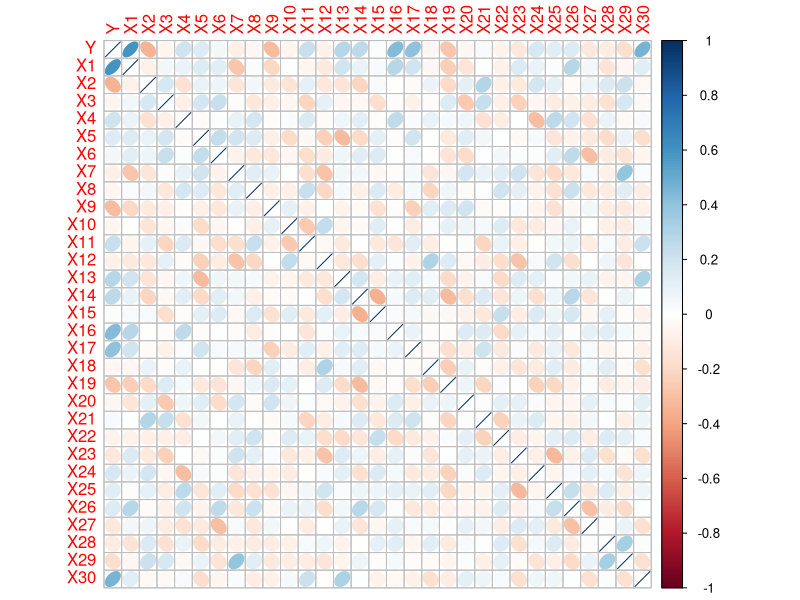

This figure's R source: (Note: this script raises an error after producing the figure.)
#--- Set-up ---
setwd("C:/Users/franc/Desktop/UNI/2 - Data science/homework")  # usato per cambiare la directory di lavoro
dataset <- read.csv("Regression2024.csv") # nella variabile dataset ora è contenuto il file .csv specificato come parametro
head(dataset)  # Mostra le prime righe
names(dataset) # Restituisce i nomi delle voci contenute nel dataset
sink(file='raw_output_analysis.txt')

if (!dir.exists("graphs")) {
  dir.create("graphs")
}


set.seed(180103)
n <- nrow(dataset)
train_size <- floor(0.8 * n)
# scegliamo un numero train_size casuale di numeri da 1 a n
train_indices <- sample(seq_len(n), size = train_size)

train_set <- dataset[train_indices, ]
test_set <- dataset[-train_indices, ]

x_test = model.matrix(Y~., test_set)[,-1]
y_test = test_set$Y

cat("============================================================\n")
cat("            REGRESSION ANALYSIS REPORT\n")
cat("------------------------------------------------------------\n")
cat("Working Directory:", getwd(), "\n")
cat("Dataset: Regression2024.csv\n")
cat("============================================================\n\n")


# ----------------------------------------------------------------PUNTO A -> concluso-----------------------------------------------------------
cat("\n------------------ A. CORRELATION ANALYSIS ------------------\n\n")

# --- Calcolo e valutazione della Correlazione ---
# Correlazione: misura l'associazione lineare tra due variabili e varia tra -1, massima correlazione negativa, ed 1, massima correlazione positiva

# le istruzioni successive calcolano e visualizzano la matrice di correlazione
corDataset <- round(cor(dataset), digits =2)
View(corDataset)

# per leggere le correlazioni installo l'apposito pacchetto
#install.packages("corrplot")
library(corrplot) # istruzione per importare il package scaricato 

#invisible(dev.new()) # corrisponde al figure in Matlab, apre una nuova finestra di lavoro
png("graphs/corrplot_matrice.png", width = 800, height = 600)

# Il comando successivo visualizza la matrice di correlazione con un grafico che utilizza ellissi per rappresentare la forza e la direzione della correlazione:
# Ellissi strette e inclinate verso destra: correlazione positiva forte.
# Ellissi strette e inclinate verso sinistra: correlazione negativa forte.
# Cerchio perfetto: correlazione vicina a 0 (nessuna relazione lineare).
# Colori:
# Blu scuro: correlazioni positive.
# Rosso scuro: correlazioni negative.
# In sostanza in questo grafico il colore oppure la forma + la direzione ci danno la stessa informazione
corrplot(corDataset, method = 'ellipse')  # va bene che ci sia anche la Y perchè la matrice è di CORRELAZIONE, non di collinearità, 
#e quindi può avere senso visualizzare anche la Y
dev.off()

# DAI VARI VALORI DI CORRELAZIONE, SCRIVIAMO IL VALORE MEDIO DELLE CORRELAZIONI, IL MAX E QUELLI CHE SONO PROBLEMATICI QUINDI il cui valore assoluto è >0.5
# La riga successiva calcola il valore medio delle correlazioni: richiamo sulla matrice triangolare inferiore, escludendo la diagonale, la funzione di media
average_correlation <- mean(corDataset[lower.tri(corDataset, diag = FALSE)])
cat("Average absolute correlation (excluding diagonal):\n")
cat("  → ", round(average_correlation, 3), "\n\n")
# la correlazione media non sembra problematica

#install.packages("reshape2")
library(reshape2)

mat_change_diag <- corDataset # copio la matrice così da non modificare l'originale
mat_change_diag <- abs(mat_change_diag) # calcolo il valore assoluto dei valori nella matrice copiata così da calcolare agevolmente i valori max
mat_change_diag[lower.tri(mat_change_diag, diag = TRUE)] <- NA # sulla matrice triangolare inferiore e sulla diagonale setta come valori NA poichè 
# sulla diagonale principale i valori sono sempre 1 e la matrice in questione è simmetrica

cor_melted <- melt(mat_change_diag, na.rm = TRUE) # Converte la matrice in un data frame con tre colonne: Var1, Var2, e value
# Creiamo un vettore associativo (named vector)
# il comando paste combina Var1 e Var2 - rispettivamente righe e colonne - in un unico nome, separato da "_"
# il vettore associativo avrà valore corrispondente alle correlazioni, e nome corrispondente a quello creato con paste
cor_vector <- setNames(cor_melted$value, paste(cor_melted$Var1, cor_melted$Var2, sep = "_"))

cat("Maximum correlation:\n") # si procede alla stampa dell'etichetta e del valore del massimo del vettore delle correlazioni
print(round(cor_vector[which.max(cor_vector)], 3))
# il valore della massima correlazione risulta non problematico in quanto coinvolge un regressore e la variabile dipendente
# quindi è di fatto positivo che ci sia una correlazione rilevante

cat("\nCorrelations with absolute value > 0.5:\n") # si procede alla stampa di tutte le correlazioni maggiori di 0.5 in valore assoluto
if (length(cor_vector[cor_vector > 0.5]) > 0) {
  print(round(cor_vector[cor_vector > 0.5], 3))
} else {
  cat("  → None detected\n")
}
# risulta presente solo una correlazione in modulo maggiore di 0.5, la stessa identificata come massimo.
# Si conclude che tutte le correlazioni sono di bassa rilevanza e l'unica più importante, da un punto di vista numerico,
# è tra un regressore e la variabile dipendente ed è quindi benefica allo scopo dell'apprendimento statistico

# --- Calcolo e valutazione della Multicollinearità ---
cat("\n----------------- A. MULTICOLLINEARITY (VIF) ----------------\n\n")
# Multicollinearità: alta correlazione tra diverse variabili indipendenti
# install.packages("car") # si scarica la libreria per la collinearità
library(car) # si aggiunge suddetta libreria all'ambiente di lavoro

fit = lm(Y~., data=dataset)
vif = vif(fit) # misura la multicollinearità, non valuta le variabili dipendenti nel calcolo
#Sono tutte al di sotto del 3 e dunque non è un problema
vif
# CODICE PER CALCOLARE VALORE MAX, MEDIO E IL NUMERO DI VALORI SUPERIORI DI 5 e 10 NELLA COLLINEARITA'
# calcoliamo massimo minimo e medio VIF
x_max_vif <- which.max(vif)  # nella variabile x_max_vif restituisce direttamente l'indice del regressore a cui si trova la max collinearità
vif_max   <- vif[x_max_vif]  # restituisce, nella variabile vif_max, il valore associato all'indice x_max_vif nel vettore vif

x_min_vif <- which.min(vif)   # nella variabile x_min_vif restituisce direttamente l'indice del regressore a cui si trova la min collinearità
vif_min   <- vif[x_min_vif]   # restituisce, nella variabile vif_min, il valore associato all'indice x_min_vif nel vettore vif

vif_mean  <- mean(vif) # nella variabile vif_mean salvo il valore medio del vettore vif

# valori soglia di VIF 
vif_maggiori_5 <- vif[vif > 5] # vif_maggiori_5 è un array che contiene tutti gli elementi di vif maggiori di 5
cat("Max VIF:", round(vif_max, 2), " →", names(vif_max), "\n")
cat("Min VIF:", round(vif_min, 2), " →", names(vif_min), "\n")
cat("Mean VIF:", round(vif_mean, 2), "\n")
cat("Number of variables with VIF > 5:", length(vif_maggiori_5), "\n")
#Non sono presenti valori maggiori di 5, questo insieme all'analisi del valore medio, massimo e minimo
#suggerisce che la multicollinearità non è un problema in questo specifico problema

# ---------------------------------------------------------------- PUNTO B ----------------------------------------------------------------
cat("\n-------------------- B. OLS ESTIMATION ----------------------\n\n")
cat("Estimated coefficients (Beta hats):\n")
# calcolo delle beta cappello
Y <- as.matrix(train_set$Y)
X <- as.matrix(cbind(1, train_set[, !(names(train_set) %in% "Y")]))
B <- solve(t(X) %*% X) %*% (t(X) %*% Y)
B

x = X[,-1]
y = Y

# calcolo del p-value
s2 <- (sum((Y - X %*% B)^2))/(nrow(X) - ncol(X)) # sigma quadro
VCM <- s2*solve(t(X)%*%X)
SE <- sqrt(diag(VCM))
t <- B/SE
pv <- 2*pt(abs(t),nrow(X) - ncol(X), lower.tail = FALSE)
cat("\nP-values of each coefficient:\n")
print(round(pv, 4))

mse.ols = mean((cbind(1, x_test) %*% B - y_test)^2) 
cat("\nMean Squared Error (OLS):", round(mse.ols, 4), "\n")


# ----------------------------------------------------------- PUNTO C ---------------------------------------------------------
cat("\n------------------ C. LINEAR MODEL WITH LM ------------------\n\n")
# Si calcola un modello di regressione lineare - multipla perchè ho più regressori
# con Y variabile dipendente e le altre - i regressori - indicate col . come indipendenti sul dataset chiamato dataset.
fit = lm(Y~., data=train_set)

# names(summary(fit)) comando che dice cosa sta restituendo il summary
#summary(fit) # sono i parametri del modello di regressione multipla che mi vengono restituiti, completi di informazioni aggiuntive quali il p-value
#summary(fit)$coefficients[,4] # il quarto campo della tabella coefficients rappresenta il p-value

# confronto parametri con i valori del punto b
Bfit <- summary(fit)$coefficients[,1]
cat("Coefficients from summary(lm):\n")
print(round(Bfit, 4))
cat("\nDo manual and lm() coefficients match? → ")
print(identical(round(as.vector(Bfit), 7), round(as.vector(B), 7)))

# confronto p-value con i valori del punto b
pvfit <- summary(fit)$coefficients[,4]
cat("\nDo manual and lm() p-values match? → ")
print(identical(round(as.vector(pvfit), 7), round(as.vector(pv), 7)))

mse.ols = mean((cbind(1, x_test) %*% Bfit - y_test)^2) 
cat("\nMSE using lm coefficients:", round(mse.ols, 4), "\n")

# ----------------------------------------------------------- PUNTO D ---------------------------------------------------------
#install.packages("leaps")
library(leaps)
library(boot)

# FORWARD
cat("\n=================== D. FORWARD SELECTION ====================\n\n")
regfit.fwd = regsubsets(Y~., data=train_set, nvmax=30, method="forward")
fwd_summary = summary(regfit.fwd)
#fwd_summary
print("Minimum Cp model:")
fwd_min_cp_index <- which.min(fwd_summary$cp); fwd_min_cp_index
# calcolo mse di test
fwd_cp_coefs <- coef(regfit.fwd, id = fwd_min_cp_index) 
selected_vars.fwd_cp <- names(fwd_cp_coefs)[-1]  # variabili selezionate da forward a minimo Cp
x_test_selected <- x_test[, selected_vars.fwd_cp]
mse.fwd_cp <- mean((y_test - (cbind(1, x_test_selected) %*% fwd_cp_coefs))^2); mse.fwd_cp 
cat("Forward Selection - Best model by Cp:\n")
cat("  → Number of predictors:", fwd_min_cp_index, "\n")
cat("  → Test MSE (Cp):", round(mse.fwd_cp, 4), "\n\n")


print("Minimum bic model:")
fwd_min_bic_index <- which.min(fwd_summary$bic)
# calcolo mse di test
fwd_bic_coefs <- coef(regfit.fwd, id = fwd_min_bic_index) 
selected_vars.fwd_bic <- names(fwd_bic_coefs)[-1]  # variabili selezionate da forward a minimo BIC, nota: sono gli stessi di Cp
x_test_selected <- x_test[, selected_vars.fwd_bic]
mse.fwd_bic <- mean((y_test - (cbind(1, x_test_selected) %*% fwd_bic_coefs))^2); mse.fwd_bic 
cat("Forward Selection - Best model by BIC:\n")
cat("  → Number of predictors:", fwd_min_bic_index, "\n")
cat("  → Test MSE (BIC):", round(mse.fwd_bic, 4), "\n\n")


# there is no predict() method for regsubsets(). 
# Since we will be using this function again, we can capture our steps above and write our own predict method.
predict.regsubsets = function(object,newdata,id,...){ # ... <-> ellipsis
  form=as.formula(object$call[[2]])
  mat=model.matrix(form, newdata)
  coefi=coef(object, id=id)
  xvars=names(coefi)
  mat[,xvars]%*%coefi
}

# cross-validation fatta con regsubsets
k=5
folds = sample(1:k,nrow(train_set),replace=TRUE)
cv.errors = matrix(NA,k,30, dimnames=list(NULL, paste(1:30)))
# write a for loop that performs cross-validation
for(j in 1:k){
  best.fit=regsubsets(Y~., data=train_set[folds!=j,], nvmax=30, method="forward")
  #print(summary(best.fit))
  for(i in 1:30){
    pred = predict(best.fit, train_set[folds==j,], id=i)
    cv.errors[j,i] = mean((train_set$Y[folds==j]-pred)^2)
  }
}
# This has given us a 10×19 matrix, of which the (i,j)th element corresponds to the test MSE for the i-th cross-validation fold for the best j-variable model.
#mean.cv.errors=apply(cv.errors, 2, mean); mean.cv.errors# Column average
mean.cv.errors=colMeans(cv.errors) # the same. It can be faster...

par(mfrow=c(1,1))
png("graphs/cv_forward.png", width = 800, height = 600)
plot(mean.cv.errors, type="b")
dev.off()
# We now perform best subset selection on the full data set to obtain the 10-variable model.
reg.best.fwd = regsubsets (Y~., data=train_set, nvmax=30)
# coef(reg.best, 11)

ose = sd(mean.cv.errors) / sqrt(30)
ose_threshold <- min(mean.cv.errors) + ose
optimal_model <- min(which(mean.cv.errors <= ose_threshold))
print("Best model by 5-fold cross-validation:")
optimal_model
# calcolo mse di test
fwd_cv_coefs <-  coef(reg.best.fwd, optimal_model) #it selects the 10-variable model (an 11-var on the textbook)
selected_vars.fwd_cv_coefs <- names(fwd_cv_coefs)[-1]  # variabili selezionate da CV
x_test_selected <- x_test[, selected_vars.fwd_cv_coefs]
mse.fwd_cv <- mean((y_test - (cbind(1, x_test_selected) %*% fwd_cv_coefs))^2); mse.fwd_cv
cat("Forward Selection - Best model by Cross-Validation:\n")
cat("  → Selected model:", optimal_model, "\n")
cat("  → Test MSE (CV):", round(mse.fwd_cv, 4), "\n\n")


# cross-validation fatta con glm
# cv.error <- numeric(30)  # Inizializza un vettore numerico di lunghezza 30
# glm.fit = regfit.fwd
# #summary(glm.fit)
# for (i in 1:30){
#   formula_i <- as.formula(paste("Y ~", paste(names(coef(glm.fit, id = i))[-1], collapse = "+"))) # meglio regsubsets
#   # Adatta il modello GLM sul dataset
#   glm_model <- glm(formula_i, data = train_set)
#   cv.error[i]=cv.glm(train_set, glm_model, K=5)$delta[1] # calcoliamo gli errori
# }
# #min(mean.cv.errors)
# ose = sd(cv.error) / sqrt(30)
# ose_threshold <- min(cv.error) + ose
# optimal_model <- min(which(cv.error <= ose_threshold))
# print("Modello scelto per 5-fold cross-validation:")
# optimal_model
# plot(cv.error)
# 
# # calcolo mse di test
# fwd_cv_coefs <- coef(glm.fit, id = optimal_model)
# selected_vars.fwd_cv_coefs <- names(fwd_cv_coefs)[-1]  # variabili selezionate da CV
# x_test_selected <- x_test[, selected_vars.fwd_cv_coefs]
# mse.fwd_cv <- mean((y_test - (cbind(1, x_test_selected) %*% fwd_cv_coefs))^2); mse.fwd_cv


# BACKWARD
cat("\n================== D. BACKWARD SELECTION ====================\n\n")
regfit.bwd = regsubsets(Y~., data=train_set, nvmax=30, method="backward")
bwd_summary = summary(regfit.bwd)
print("Minimum Cp model:")
bwd_min_cp_index <- which.min(bwd_summary$cp); bwd_min_cp_index
# calcolo mse di test
bwd_cp_coefs <- coef(regfit.bwd, id = bwd_min_cp_index)
selected_vars.bwd_cp <- names(bwd_cp_coefs)[-1]  # variabili selezionate da backward a minimo Cp
x_test_selected <- x_test[, selected_vars.bwd_cp]
mse.bwd_cp <- mean((y_test - (cbind(1, x_test_selected) %*% bwd_cp_coefs))^2); mse.bwd_cp  
cat("Backward Selection - Best model by Cp:\n")
cat("  → Number of predictors:", bwd_min_cp_index, "\n")
cat("  → Test MSE (Cp):", round(mse.bwd_cp, 4), "\n\n")

png("graphs/bwd_cp.png", width = 800, height = 600)
plot(regfit.bwd, scale = "Cp")
dev.off()

png("graphs/bwd_bic.png", width = 800, height = 600)
plot(regfit.bwd, scale = "bic")
dev.off()

png("graphs/bwd_adjr2.png", width = 800, height = 600)
plot(regfit.bwd, scale = "adjr2")
dev.off()

print("Minimum bic model:")
bwd_min_bic_index <- which.min(bwd_summary$bic); bwd_min_bic_index
# calcolo mse di test
bwd_bic_coefs <- coef(regfit.bwd, id = bwd_min_bic_index) 
selected_vars.bwd_bic <- names(bwd_bic_coefs)[-1]  # variabili selezionate da backward a minimo BIC
x_test_selected <- x_test[, selected_vars.bwd_bic]
mse.bwd_bic <- mean((y_test - (cbind(1, x_test_selected) %*% bwd_bic_coefs))^2); mse.bwd_bic 
cat("Backward Selection - Best model by BIC:\n")
cat("  → Number of predictors:", bwd_min_bic_index, "\n")
cat("  → Test MSE (BIC):", round(mse.bwd_bic, 4), "\n\n")

# cross-validation fatta con glm
cv.error <- numeric(30)  # Inizializza un vettore numerico di lunghezza 30
glm.fit = regfit.bwd
#summary(glm.fit)
for (i in 1:30){
  formula_i <- as.formula(paste("Y ~", paste(names(coef(glm.fit, id = i))[-1], collapse = "+")))
  # Adatta il modello GLM sul dataset
  glm_model <- glm(formula_i, data = train_set)
  cv.error[i]=cv.glm(train_set, glm_model, K=5)$delta[1] # calcoliamo gli errori
}
#min(mean.cv.errors)
ose = sd(cv.error) / sqrt(30)
ose_threshold <- min(cv.error) + ose
optimal_model <- min(which(cv.error <= ose_threshold))
print("Modello scelto per 5-fold cross-validation:")
optimal_model
png("graphs/bwd_cv_error.png", width = 800, height = 600)
plot(cv.error, type="b", main="CV error - Backward Selection", xlab="Modello", ylab="Errore")
dev.off()
# calcolo mse di test
bwd_cv_coefs <- coef(glm.fit, id = optimal_model) 
selected_vars.bwd_cv <- names(bwd_cv_coefs)[-1]  # variabili selezionate da CV
x_test_selected <- x_test[, selected_vars.bwd_cv]
mse.bwd_cv <- mean((y_test - (cbind(1, x_test_selected) %*% bwd_cv_coefs))^2); mse.bwd_cv
cat("Backward Selection - Best model by Cross-Validation:\n")
cat("  → Selected model:", optimal_model, "\n")
cat("  → Test MSE (CV):", round(mse.bwd_cv, 4), "\n\n")

# MIXED
cat("\n==================== D. MIXED SELECTION =====================\n\n")
regfit.hybrid = regsubsets(Y~., data=train_set, nvmax=30, method="seqrep")
hyb_summary = summary(regfit.hybrid)
print("Minimum Cp model:")
hyb_min_cp_index <- which.min(hyb_summary$cp); hyb_min_cp_index
# calcolo mse di test
hyb_cp_coefs <- coef(regfit.bwd, id = hyb_min_cp_index) 
selected_vars.hyb_cp <- names(hyb_cp_coefs)[-1]  # variabili selezionate da hybrid a minimo Cp
x_test_selected <- x_test[, selected_vars.hyb_cp]
mse.hyb_cp <- mean((y_test - (cbind(1, x_test_selected) %*% hyb_cp_coefs))^2); mse.hyb_cp 
cat("Mixed Selection - Best model by Cp:\n")
cat("  → Number of predictors:", hyb_min_cp_index, "\n")
cat("  → Test MSE (Cp):", round(mse.hyb_cp, 4), "\n\n")
#hyb_summary$cp

print("Minimum bic model:")
hyb_min_bic_index <- which.min(hyb_summary$bic)
# calcolo mse di test
hyb_bic_coefs <- coef(regfit.bwd, id = hyb_min_bic_index) 
selected_vars.hyb_bic <- names(hyb_bic_coefs)[-1]  # variabili selezionate da backward a minimo BIC
x_test_selected <- x_test[, selected_vars.hyb_bic]
mse.hyb_bic <- mean((y_test - (cbind(1, x_test_selected) %*% hyb_bic_coefs))^2); mse.hyb_bic 
cat("Mixed Selection - Best model by BIC:\n")
cat("  → Number of predictors:", hyb_min_bic_index, "\n")
cat("  → Test MSE (BIC):", round(mse.hyb_bic, 4), "\n\n")

selected_vars.hyb_bic
# cross-validation fatta con glm
cv.error <- numeric(30)  # Inizializza un vettore numerico di lunghezza 30
glm.fit = regfit.hybrid
#summary(glm.fit)
for (i in 1:30){
  formula_i <- as.formula(paste("Y ~", paste(names(coef(glm.fit, id = i))[-1], collapse = "+")))
  # Adatta il modello GLM sul dataset
  glm_model <- glm(formula_i, data = train_set)
  
  cv_result <- cv.glm(train_set, glm_model, K=5)
  cv.error[i]=cv_result$delta[1] # calcoliamo gli errori
}
#min(mean.cv.errors)
ose = sd(cv.error) / sqrt(30)
ose_threshold <- min(cv.error) + ose
optimal_model <- min(which(cv.error <= ose_threshold))
print("Modello scelto per 5-fold cross-validation:")
optimal_model
png("graphs/hyb_cv_error.png", width = 800, height = 600)
plot(cv.error, type="b", main="CV error - Mixed Selection", xlab="Modello", ylab="Errore")
dev.off()
# calcolo mse di test
hyb_cv_coefs <- coef(glm.fit, id = optimal_model) 
selected_vars.hyb_cv <- names(hyb_cv_coefs)[-1]  # variabili selezionate da CV
x_test_selected <- x_test[, selected_vars.hyb_cv]
mse.hyb_cv <- mean((y_test - (cbind(1, x_test_selected) %*% hyb_cv_coefs))^2); mse.hyb_cv
cat("Mixed Selection - Best model by Cross-Validation:\n")
cat("  → Selected model:", optimal_model, "\n")
cat("  → Test MSE (CV):", round(mse.hyb_cv, 4), "\n\n")


# RIDGE REGRESSION
cat("\n===================== D. RIDGE REGRESSION =====================\n\n")
library(glmnet)

cv.out=cv.glmnet(x, y, alpha=0)
cv.out$lambda.1se
bestlam <- cv.out$lambda.min
ridge.final = glmnet(x, y, alpha=0, lambda=bestlam)
#summary(ridge.final$beta)

ridge.coef = predict(ridge.final, type="coefficients")
#print(ridge.coef)
selected_vars.ridge = names(ridge.coef)

ridge.pred = predict(ridge.final, s=bestlam, newx=x_test)
mse.ridge <- mean((ridge.pred-y_test)^2); mse.ridge
cat("Ridge Regression Results:\n")
cat("  → Optimal lambda:", round(bestlam, 5), "\n")
cat("  → Test MSE:", round(mse.ridge, 4), "\n\n")

# LASSO
cat("\n====================== D. LASSO REGRESSION ======================\n\n")
library(glmnet)

x = model.matrix(Y~., train_set)[,-1]
y = train_set$Y

cv.out=cv.glmnet(x, y, alpha=1)
cv.out$lambda.1se
bestlam <- cv.out$lambda.min
lasso.final = glmnet(x, y, alpha=1, lambda=bestlam)
#summary(lasso.final$beta)

lasso.coef = predict(lasso.final, type="coefficients")
print(lasso.coef)
selected_vars.lasso = names(lasso.coef)


lasso.pred = predict(lasso.final, s=bestlam, newx=x_test)
mse.lasso <- mean((lasso.pred-y_test)^2); mse.lasso
cat("Lasso Regression Results:\n")
cat("  → Optimal lambda:", round(bestlam, 5), "\n")
cat("  → Test MSE:", round(mse.lasso, 4), "\n\n")

cat("\n====================== CONCLUSIONS ======================\n\n")
# Creo un vettore con i vari MSE di test calcolati
mse_values <- setNames(
  c(mse.bwd_bic, mse.bwd_cp, mse.bwd_cv, mse.fwd_bic, mse.fwd_cp, mse.fwd_cv, 
    mse.hyb_bic, mse.hyb_cp, mse.hyb_cv, mse.lasso, mse.ridge),
  c("bwd_bic", "bwd_cp", "bwd_cv", "fwd_bic", "fwd_cp", "fwd_cv", 
    "hyb_bic", "hyb_cp", "hyb_cv", "lasso", "ridge")
)
model_min_mse <- mse_values[which.min(mse_values)];
cat("\n================== H. FINAL MODEL COMPARISON ==================\n\n")
cat("Test MSE for all models:\n")
print(round(mse_values, 4))

cat("\nBest model based on test MSE:\n")
cat("  →", names(model_min_mse), "with MSE =", round(mse_values[model_min_mse], 4), "\n\n")

model_min_mse <- names(model_min_mse)

# ----------- punto E ----------
cat("================== E. FINAL MODEL DETAILS ==================\n\n")
cat("Significant predictors according to the best model:\n")

if (model_min_mse == "lasso") {
  print("Lasso è la strategia migliore")
  library(glmnet)
  x = model.matrix(Y~., dataset)[,-1]
  y = dataset$Y
  
  cv.out=cv.glmnet(x, y, alpha=1)
  bestlam <- cv.out$lambda.min
  lasso.final = glmnet(x, y, alpha=1, lambda=bestlam)
  
  lasso.coef = predict(lasso.final, type="coefficients")
  print("Ecco i regressori scelti e i rispettivi coefficienti:")
  print(lasso.coef)
} else if (model_min_mse == "ridge") {
  print("Ridge regression è la strategia migliore")
  library(glmnet)
  x = model.matrix(Y~., dataset)[,-1]
  y = dataset$Y
  
  cv.out=cv.glmnet(x, y, alpha=0)
  bestlam <- cv.out$lambda.min
  ridge.final = glmnet(x, y, alpha=0, lambda=bestlam)
  
  ridge.coef = predict(ridge.final, type="coefficients")
  print("Ecco i regressori scelti e i rispettivi coefficienti:")
  print(ridge.coef)
} else {
  library(car) # si aggiunge suddetta libreria all'ambiente di lavoro
  model_min_mse <- paste0("selected_vars.", model_min_mse)
  regressors <- get(model_min_mse)
  formula <- as.formula(paste("Y ~", paste(regressors, collapse = " + ")))
  fit = lm(formula, data=dataset)
  summary(fit)
}
